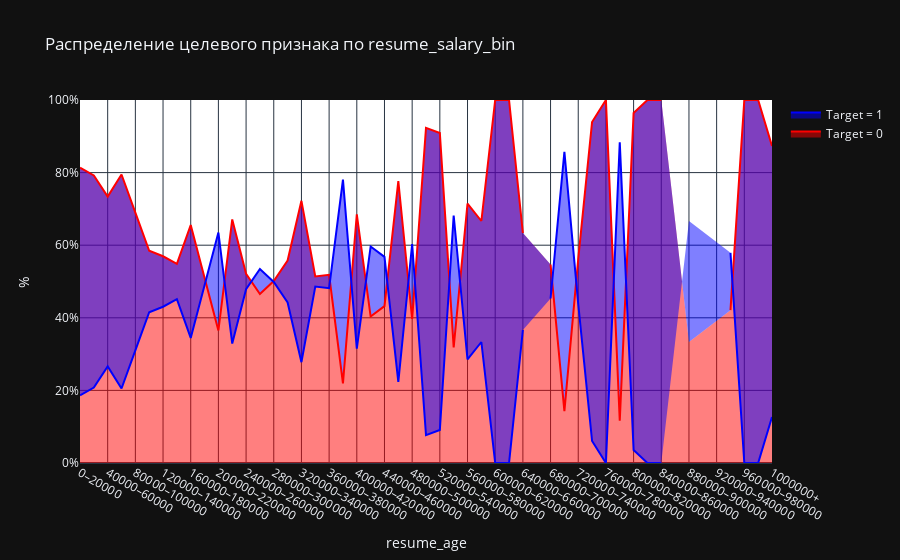

The cell this chart's notebook holds for it:
### Markdown cell above
<div style="background-color: #98FB98; color: black; padding: 10px; border-radius: 5px;">

Теперь рассмотрим влияние ожидаемой заработной платы на таргет

Для этого поделим зарплату на разные бакеты, чтобы график читался легче

</div>

### Code cell
bucket = list(range(0, 1_000_001, 20_000)) + [np.inf]

labels = [f"{bucket[i]}–{bucket[i+1]}" for i in range(len(bucket)-2)] + ["1000000+"]

df["resume_salary_bin"] = pd.cut(
    df["resume_salary"],
    bins=bucket,
    labels=labels,
    include_lowest=True
)

create_scatter_chart(df[(df.resume_salary > 0)], 'resume_salary_bin')
